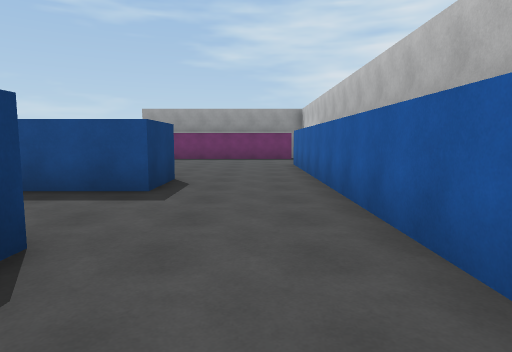
View 1 (above)

24 first-person views from a walk through a Unity game level. The camera is 1.4 m above the floor, tilts 6° down and sees 75° across. The floor is counted in squares, 2 m on a side. Each view is taken from the middle of a square. On the plan, view 1 faces up. The plan holds only what a view shows up to about 10 squares ahead; the rest is blank. The place goes on beyond the plan.

View 2
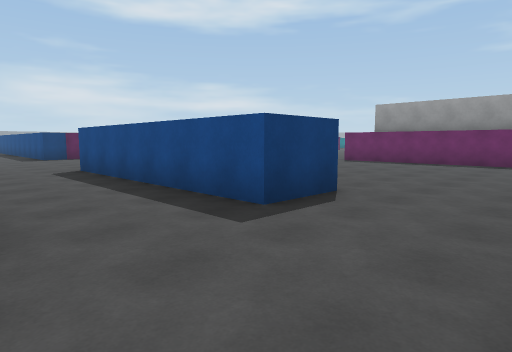

View 3
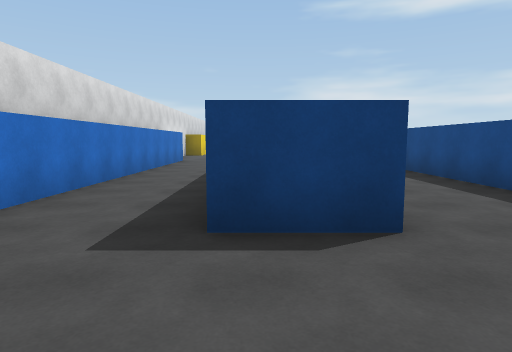

View 4
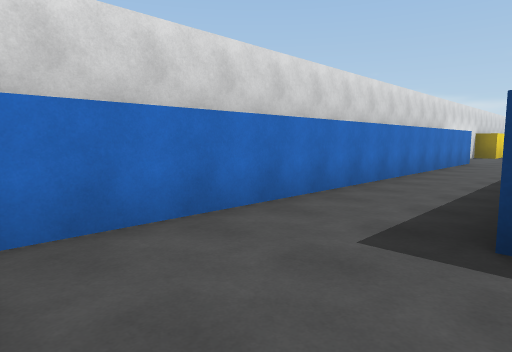

View 5
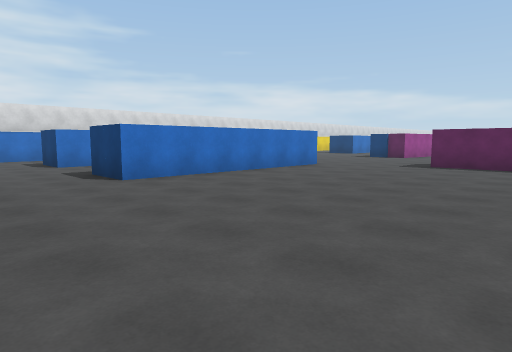

View 6
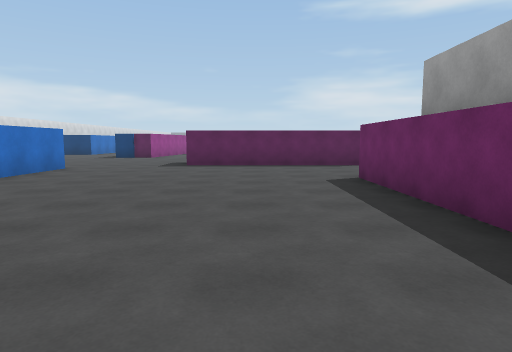

View 7
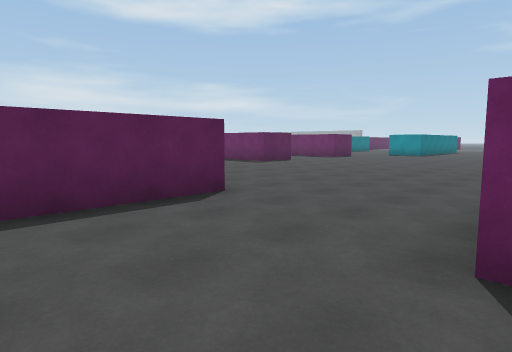

View 8
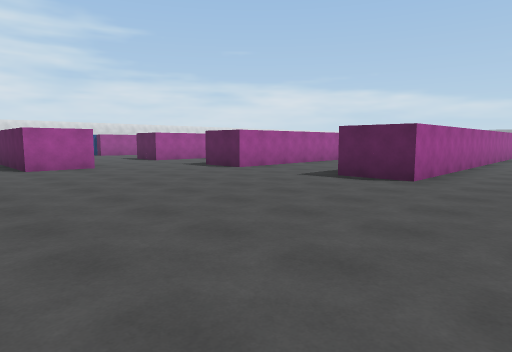

View 9
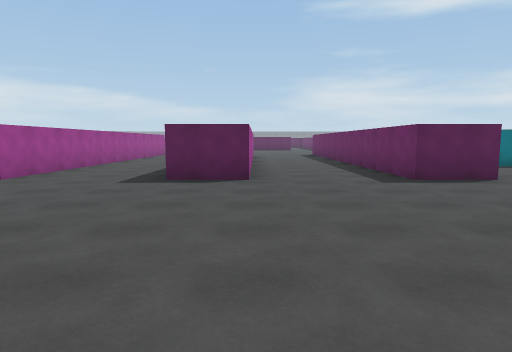

View 10
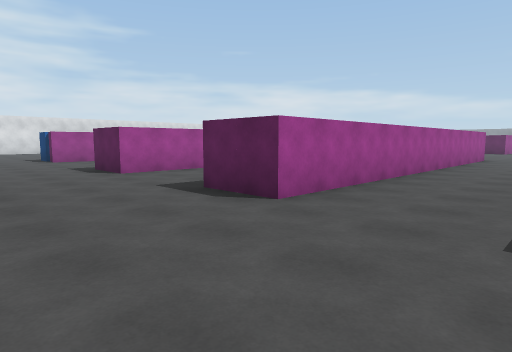

View 11
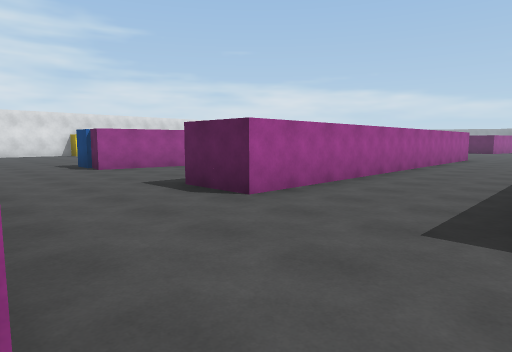

View 12
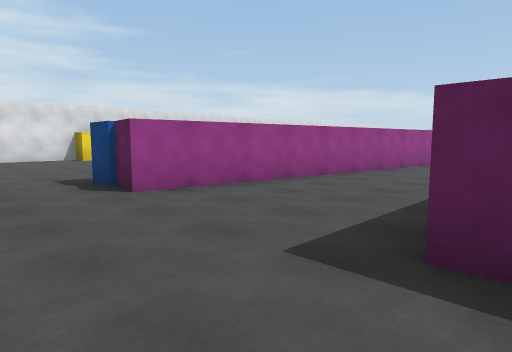

View 13
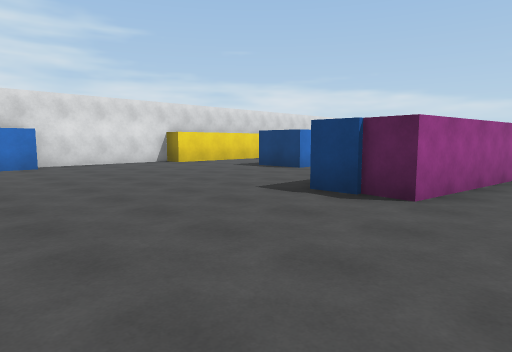

View 14
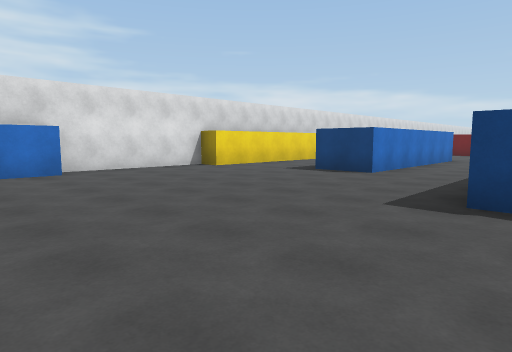

View 15
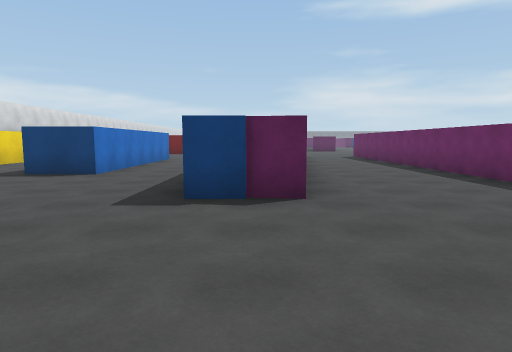

View 16
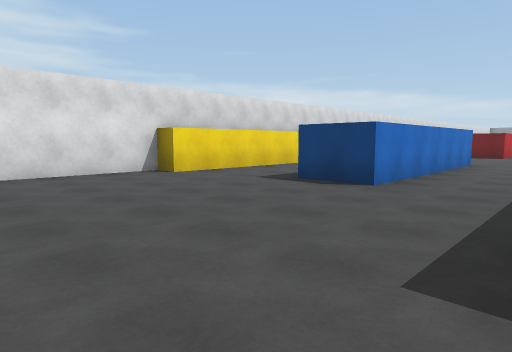

View 17
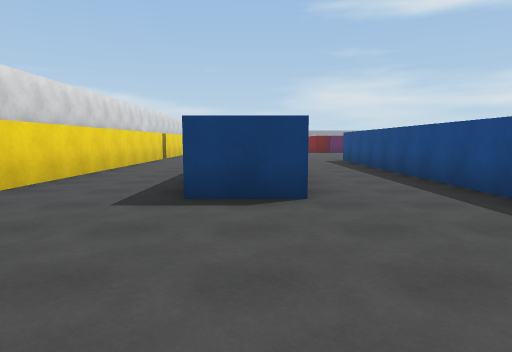

View 18
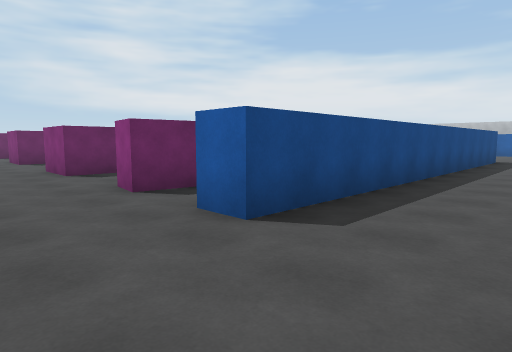

View 19
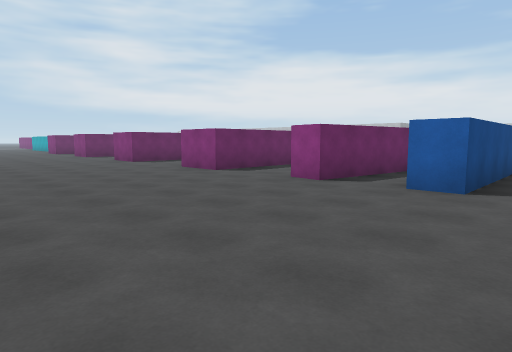

View 20
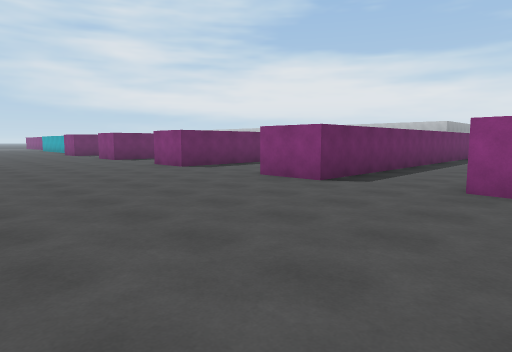

View 21
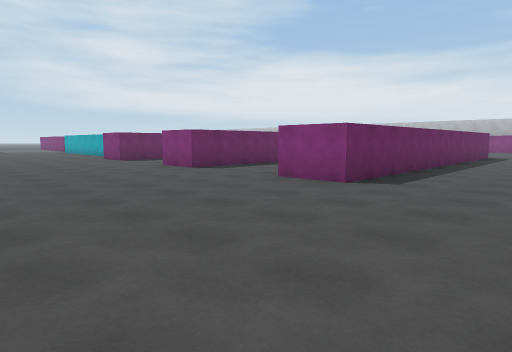

View 22
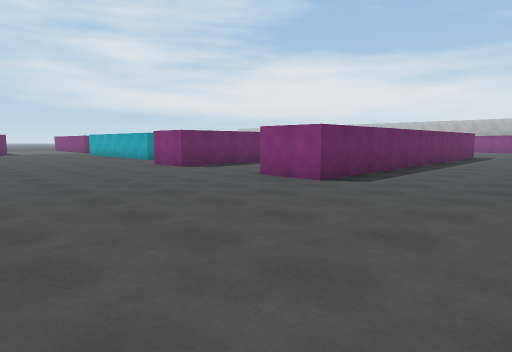

View 23
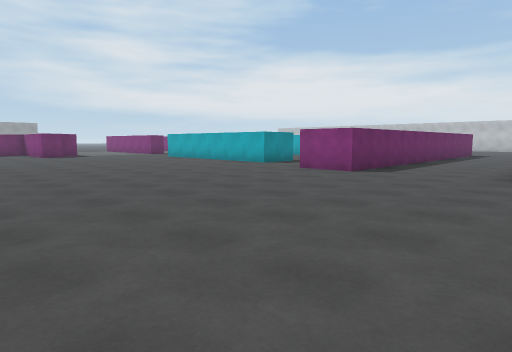

View 24
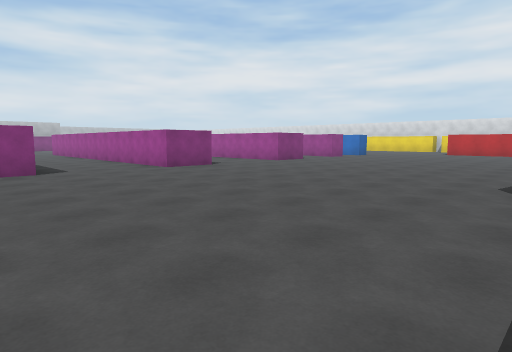

### Floor plan
Points are (right, up) in squares from view 1. A wall is a line through its corners. A room is listed if a view was taken in it or the views show most of it. See-through windows are left out.
Room 1 (views 1, 2, 3, 4, 5, 6, 7, 8, 9, 10, 11)
walls: (-7.5, 6.1) (-1.5, 6.1) (-1.5, 4.6) (-7.5, 4.6); (-10.2, 14) (-8.6, 14) (-8.6, 9); (-0.4, 13) (-5.4, 13); (-2.4, 2.1) (-1.5, 2.1) (-1.5, 0.6); (1.1, 1.4) (1.1, 10); (-18.1, 19.4) (-24, 19.4); (-19.1, 20.9) (-13, 20.9) (-13, 19.4); (-13, 25.5) (-13, 23.9) (-17.1, 23.9); (-24, 16.4) (-13, 16.4) (-13, 14.9); (-20.6, 23.9) (-24, 23.9)
ways out: opening at (-25, 21.7) to room 2; opening at (-11.5, 14.5) to room 2; opening at (-8.2, 5.5) to room 2; opening at (-6.5, -0.5) to room 2
objects: other object (-5, -2) to (-3, -2); other object (-2, -2) to (0, -2)
Room 2 (views 12, 13, 14, 15, 16, 17, 18, 19, 20, 21, 22, 23, 24)
walls: (-21.4, 7.8) (-13, 6.6) (-13.1, 5.8); (-21.1, 11.9) (-13, 11.9) (-13, 10.4); (-21, 7) (-24, 7.4) (-23.9, 8.2); (-21.9, 2.6) (-16, 2.6) (-16, 1.1); (-24, 19.4) (-24, 20.9); (-17.6, 14.9) (-24, 14.9) (-24, 16.4); (-14.6, 10.4) (-24, 10.4) (-24, 11.9); (-22, -1.6) (-15, -1.6) (-15, -2.3) (-11.1, -2.3); (-13.9, 5.1) (-24, 5.1) (-24, 5.9); (-13, 6) (-13, 5.1); (-24, 23.9) (-24, 25.4); (-11.1, -1.6) (-6, -1.6)
ways out: opening at (-25, 21.7) to room 1; opening at (-11.5, 14.5) to room 1; opening at (-8.2, 5.5) to room 1; opening at (-6.5, -0.5) to room 1

Positions as (right, up) in squares from view 1, and headings:
1: (0, 0), facing up
2: (1, 2), facing up-left
3: (1, 1), facing left
4: (1, 1), facing down-left
5: (1, 12), facing down-left
6: (1, 11), facing left
7: (-5, 11), facing up-left
8: (-7, 23), facing down-left
9: (-7, 21), facing left
10: (-10, 19), facing down-left
11: (-10, 15), facing down-left
12: (-11, 11), facing down-left
13: (-9, 8), facing down-left
14: (-9, 6), facing down-left
15: (-9, 6), facing left
16: (-11, 5), facing down-left
17: (-12, 2), facing left
18: (-26, 3), facing up-right
19: (-29, 4), facing up-right
20: (-29, 7), facing up-right
21: (-29, 12), facing up-right
22: (-29, 16), facing up-right
23: (-31, 20), facing up-right
24: (-32, 21), facing down-right
